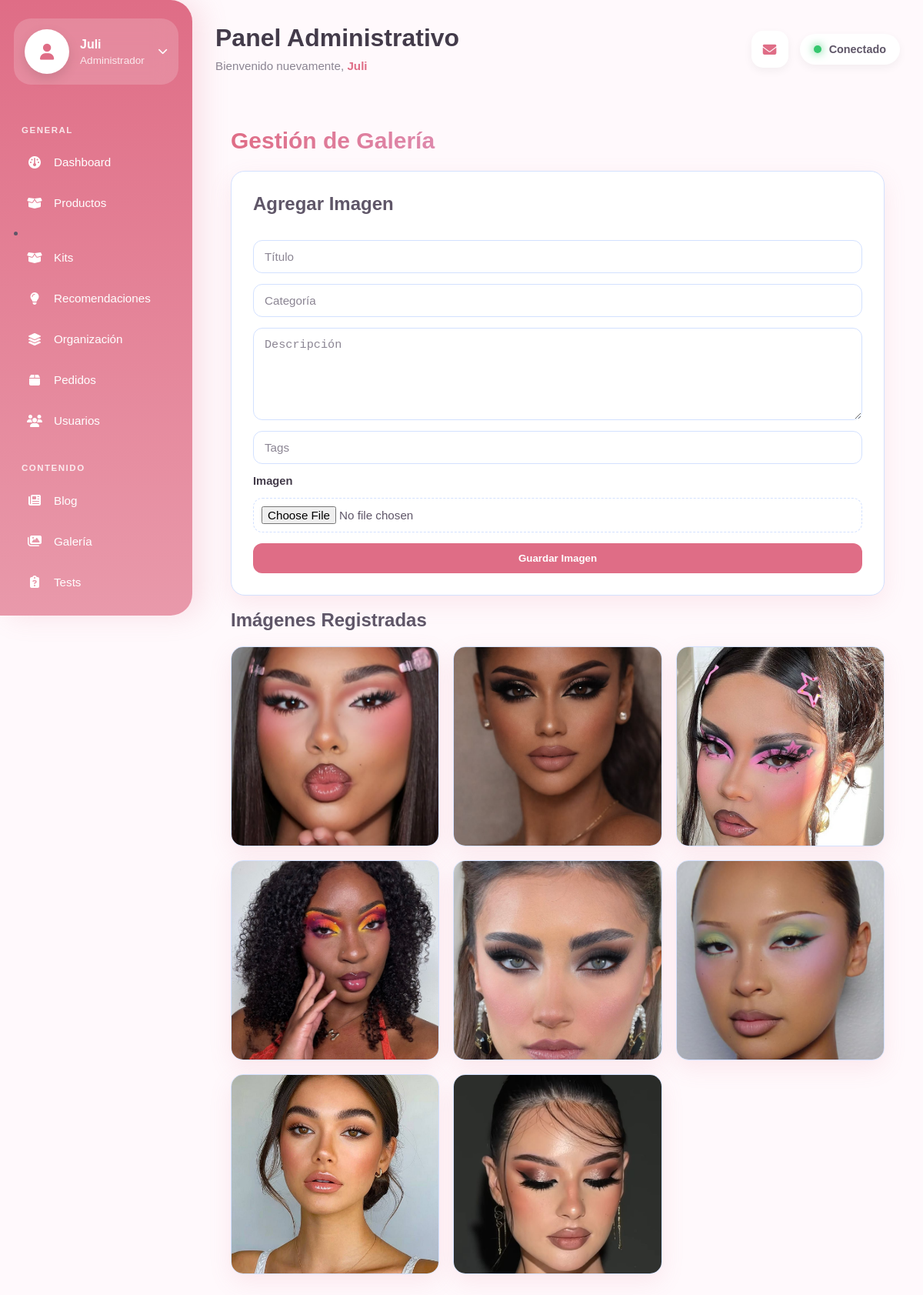
Page /galeria/ (signed in) on the committed database.
### core/models.py (models this page shows, shortened)
class Usuario(AbstractUser):
    ROL_CHOICES = [
        ("usuario", "Usuario"),
        ("admin", "Admin"),
    ]
    rol = models.CharField(max_length=20, choices=ROL_CHOICES, default="usuario")
    telefono = models.CharField(max_length=20, blank=True, null=True)
    foto = models.ImageField(upload_to="usuarios/", blank=True, null=True)
    estado = models.CharField(
        max_length=20,
        choices=[
            ('activo', 'Activo'),
            ('inactivo', 'Inactivo')
        ],
        default='activo'
    )

class Galeria(models.Model):
    titulo = models.CharField(max_length=150)
    categoria = models.CharField(max_length=100)
    descripcion = models.TextField()
    tags = models.CharField(
        max_length=255,
        blank=True,
        default=""
    )
    imagen = models.ImageField(
        upload_to="galeria/"
    )
    fecha_creacion = models.DateTimeField(
        auto_now_add=True
    )

### core/decorators.py (the view)
    def wrapper(request, *args, **kwargs):
        user = request.user
        if not user.is_authenticated:
            return redirect("login")
        if getattr(user, "rol", None) != "admin":
            return redirect("home")
        return view_func(request, *args, **kwargs)

### core/context_processors.py (called while the page is built)
def carrito_context(request):
    cantidad_carrito = 0
    if request.user.is_authenticated:
        carrito = (
            Carrito.objects
            .filter(usuario=request.user)
            .first()
        )
        if carrito:
            cantidad_carrito = carrito.cantidad_total
    return {
        "cantidad_carrito": cantidad_carrito
    }

### core/models.py (called while the page is built)
    @property
    def cantidad_total(self):
        return sum(
            item.cantidad
            for item in self.items.all()
        )

### core/views.py (called while the page is built, shortened)
@login_required
@admin_required
def galeria(request):
    galeria_items = Galeria.objects.all().order_by("-fecha_creacion")
    return render(request, "core/galeria.html", {
        "galeria_items": galeria_items,
    })

### core/templates/core/galeria.html (shortened to what this page needs)
{% extends 'core/dashboard.html' %}
{% load static %}
{% block content %}
<link rel="stylesheet" href="{% static 'css/galeria.css' %}">
<div class="config-container">
    <h1>Gestión de Galería</h1>
    <div class="config-card">
        <h2>
            {% if galeria_edit %}
            Editar Imagen
            {% else %}
            Agregar Imagen
            {% endif %}
        </h2>
        <br>
        <form id="galeriaForm" method="POST" enctype="multipart/form-data">
            <input type="text" name="titulo" placeholder="Título" value="{{ galeria_edit.titulo|default:'' }}" required>
            <input type="text" name="categoria" placeholder="Categoría" value="{{ galeria_edit.categoria|default:'' }}"
                required>
            <textarea name="descripcion" placeholder="Descripción"
                required>{{ galeria_edit.descripcion|default:'' }}</textarea>
            <input type="text" name="tags" placeholder="Tags" value="{{ galeria_edit.tags|default:'' }}">
            <label>
                Imagen
            </label>
            <input type="file" name="imagen" accept="image/*">
            <button type="submit">
                {% if galeria_edit %}
                Actualizar Imagen
                {% else %}
                Guardar Imagen
                {% endif %}
            </button>
        </form>
    </div>
    <br>
    <h2>Imágenes Registradas</h2>
    <div class="borradores-grid">
        {% for item in galeria_items %}
        <div class="blog-card">
            <img src="{{ item.imagen.url }}" alt="{{ item.titulo }}">
        </div>
        {% endfor %}
    </div>
</div>
{% endblock %}

### core/templates/core/dashboard.html (shortened to what this page needs)
{% load static %}
<!DOCTYPE html>
<html lang="es">
<head>
    <link rel="stylesheet" href="{% static 'css/dashboard.css' %}">
    <link
        rel="stylesheet"
        href="https://cdnjs.cloudflare.com/ajax/libs/font-awesome/6.5.0/css/all.min.css"
    >
</head>
<body>
<div class="layout">
<aside class="sidebar">
<div class="admin-profile" id="profileMenu">
{% if request.user.foto %}
<img
    src="{{ request.user.foto.url }}"
    alt="Administrador"
>
{% else %}
<div class="avatar">
    <i class="fa-solid fa-user"></i>
</div>
{% endif %}
<div class="admin-info">
<h4>
{{ request.user.username }}
</h4>
<span>
Administrador
</span>
</div>
<i class="fa-solid fa-chevron-down profile-arrow"></i>
</div>
<nav class="menu">
<p class="menu-title">
    GENERAL
</p>
<a href="{% url 'admin_dashboard' %}">
    <i class="fa-solid fa-gauge"></i>
    <span>
        Dashboard
    </span>
</a>
<a href="{% url 'dashboard_productos' %}">
    <i class="fa-solid fa-box-open"></i>
    <span>
        Productos
    </span>
</a>
<li>
    <a href="{% url 'dashboard_kits' %}">
        <i class="fa-solid fa-box-open"></i>
        <span>Kits</span>
    </a>
</li>
<a href="{% url 'dashboard_recomendaciones' %}">
    <i class="fa-solid fa-lightbulb"></i>
    <span>
        Recomendaciones
    </span>
</a>
<a href="{% url 'dashboard_catalogo' %}">
    <i class="fa-solid fa-layer-group"></i>
    <span>
        Organización
    </span>
</a>
<a href="{% url 'dashboard_pedidos' %}">
    <i class="fa-solid fa-box"></i>
    <span>Pedidos</span>
</a>
<a href="{% url 'usuario_d' %}">
    <i class="fa-solid fa-users"></i>
    <span>
        Usuarios
    </span>
</a>
<p class="menu-title">
    CONTENIDO
</p>
<a href="{% url 'blog' %}">
    <i class="fa-solid fa-newspaper"></i>
    <span>
        Blog
    </span>
</a>
<a href="{% url 'galeria' %}">
    <i class="fa-solid fa-images"></i>
    <span>
        Galería
    </span>
</a>
<a href="{% url 'test' %}">
    <i class="fa-solid fa-clipboard-question"></i>
    <span>
        Tests
    </span>
</a>
</nav>
</aside>
<main class="main">
<header class="topbar">
<div class="welcome">
<h2>
Panel Administrativo
</h2>
<p>
Bienvenido nuevamente,
<strong>
{{ request.user.username }}
</strong>
</p>
</div>
<div class="top-actions">
<a href="{% url 'dashboard_contacto' %}" class="icon-btn notification-btn">
    <i class="fa-solid fa-envelope"></i>
</a>
<div class="status-online">
<span></span>
Conectado
</div>
</div>
</header>
{% block content %}
{% endblock %}
</main>
</div>
</body>
</html>

### core/static/css/galeria.css (style rules this page uses)
.config-container { max-width:1100px; margin:auto; padding:32px 20px; color:var(--text); }
.config-container h1 { font-size:30px; margin-bottom:22px; font-weight:700; background: linear-gradient( 90deg, var(--primary), var(--lavender) ); -webkit-background-clip:text; -webkit-text-fill-color:transparent; }
.config-container h2 { margin-bottom:15px; color:var(--text); }
.config-card { background:var(--card); border:1px solid var(--border); border-radius:18px; padding:28px; box-shadow:var(--shadow); }
form { display:flex; flex-direction:column; gap:14px; }
input[type="text"], textarea { width:100%; padding:12px 14px; border-radius:12px; border:1px solid var(--border); background:var(--card); color:var(--text); outline:none; transition:.25s; }
textarea { min-height:120px; resize:vertical; }
input[type="file"] { padding:10px; border-radius:12px; border:1px dashed var(--border); background:var(--card); color:var(--text); }
button[type="submit"] { background:var(--primary); color:white; border:none; padding:12px; border-radius:12px; cursor:pointer; font-weight:600; transition:.25s; }
.borradores-grid { display:grid; grid-template-columns: repeat(auto-fit,minmax(260px,1fr)); gap:18px; margin-top:20px; }
.blog-card { position:relative; overflow:hidden; border-radius:16px; background:var(--card); border:1px solid var(--border); box-shadow:var(--shadow); height:260px; }
.blog-card img { width:100%; height:100%; object-fit:cover; display:block; }
.blog-card { animation:fadeIn .25s ease; }

### rows in the picture
Usuario: user.username "Juli"
Galeria: imagen (picture)
Galeria: imagen (picture)
Galeria: imagen (picture)
Galeria: imagen (picture)
Galeria: imagen (picture)
Galeria: imagen (picture)
Galeria: imagen (picture)
Galeria: imagen (picture)
